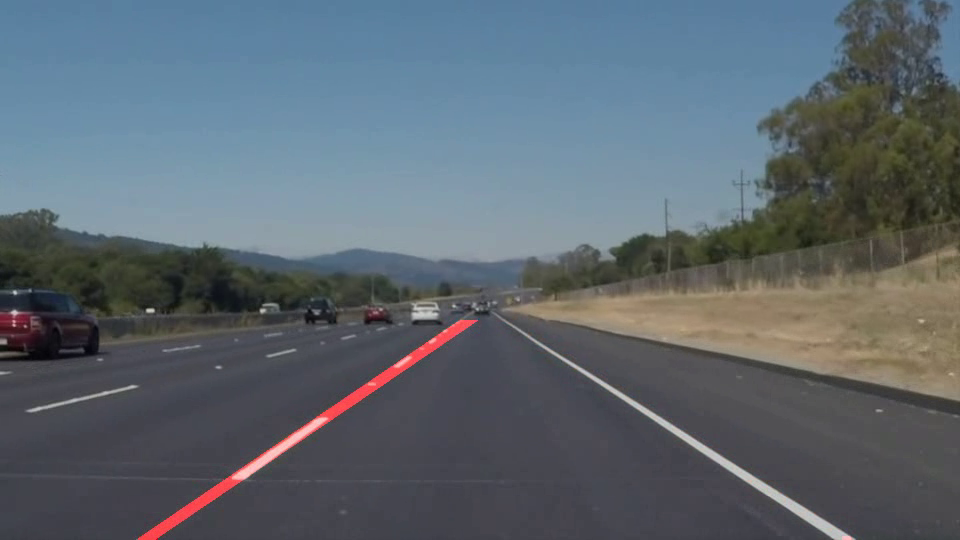
#> input picture frame 22 of output.avi, 960 x 540 px, given in place of test.mp4, which was not available
$ jupyter execute LaneDetection.ipynb   (shell and % lines are left out)
#> lines starting #> are read from the running program, lines starting #| are printed output that depends on the picture; after the words box and inside, x2 and y2 are one past the last pixel; in counts of white or black regions, pixels touching at a corner belong together; pictures that were not available may be replaced by others from this repository, and a replacement may not be noted
[cell 1]
import matplotlib.pyplot as plt
import matplotlib.image as mtimage

import numpy as np
import cv2

from collections import deque

print(np.__version__)

[cell 2]
class Line:
    def __init__(self,x1,y1,x2,y2):
        self.x1 = np.float32(x1)
        self.x2 = np.float32(x2)
        self.y1 = np.float32(y1)
        self.y2 = np.float32(y2)
        self.slope = self.compute_slope()
        self.intercept = self.compute_intercept()

    def get_coords(self):
        return [self.x1,self.y1,self.x2,self.y2]

    def compute_slope(self):
        return (self.y2-self.y1)/(self.x2-self.x1 + np.finfo(float).eps)

    def compute_intercept(self):
        return self.y1 - self.slope * self.x1

    def draw(self,image):
        color = (0,0,255)
        thickness = 10
        mod_value = 10**5
        cv2.line(image,(int(self.x1%mod_value), int(self.y1%mod_value)), (int(self.x2%mod_value), int(self.y2%mod_value)), color, thickness)

[cell 3]
def hough_transformation(image):
    # Define Parameter
    rho = 2
    theta = np.pi / 180
    threshold = 1
    min_line_len = 15
    max_line_gap = 5
    # Return list of lines detected
    return cv2.HoughLinesP(image,rho,theta,threshold,np.array([]),minLineLength=min_line_len,maxLineGap=max_line_gap)

# Calculate lanes from all possible candidates
def compute_lanes_from_candidates(candidates,shape):
    left_fit = []
    right_fit = []
    for line in candidates:
        # if the slope is negative the line is for left lane
        if line.slope < 0 :
            left_fit.append(line)
        # if the slope is positive the line is for right lane
        elif line.slope > 0 :
            right_fit.append(line)

    # Get the average value for Intercept and slope for left lane
    left_intercept = np.median([line.intercept for line in left_fit]).astype(int)
    left_slope = np.median([line.slope for line in left_fit ])
    # Calculate Left Coordinates from slope and intercept
    x1,y1 = 0, left_intercept
    x2,y2 = -np.int32(np.round(left_intercept/left_slope)),0
    left_lane = Line(x1,y1,x2,y2)

    # Get the average value for Intercept and slope for right lane
    right_intercept = np.median([line.intercept for line in right_fit]).astype(int)
    right_slope = np.median([line.slope for line in right_fit ])
    # Calculate Right Coordinates from slope and intercept
    x1,y1 = 0, right_intercept
    x2,y2 = np.int32(np.round((shape[0]-right_intercept)/right_slope)),shape[0]
    right_lane = Line(x1,y1,x2,y2)

    return left_lane,right_lane

# Calculate the average lane for left and right lane
def smoothen_the_lines(lane_lines):
    size = len(lane_lines)
    avg_left = np.zeros((size,4))
    avg_right = np.zeros((size,4))

    for index in range(size):
        avg_left[index] += lane_lines[index][0].get_coords()
        avg_right[index] += lane_lines[index][1].get_coords()

    avg_left_lane = Line(*np.mean(avg_left, axis=0))
    avg_right_lane = Line(*np.mean(avg_right, axis=0))

    return avg_left_lane, avg_right_lane

# Detect lanes in the image
def get_lanelines(frame,shape):

    frame = cv2.resize(frame,(shape[1],shape[0]))
    gray_image = cv2.cvtColor(frame,cv2.COLOR_RGB2GRAY)

    kernel_size = 17
    blue_image = cv2.GaussianBlur(gray_image,(kernel_size,kernel_size),0)

    low_threshold = 50
    high_threshold = 80
    canny_image = cv2.Canny(blue_image,low_threshold,high_threshold)

    detected_lines = hough_transformation(canny_image)
    detected_lines = [Line(line[0][0],line[0][1],line[0][2],line[0][3]) for line in detected_lines]

    candidate_lines = []
    for line in detected_lines:
        # Select the line which makes angle between 30 to 60 with x-axis
        if 0.5 <= np.abs(line.slope) <= 2.0:
            candidate_lines.append(line)
    lane_lines = compute_lanes_from_candidates(candidate_lines,shape)
    return lane_lines

# Region where the lane lines are present
def region_of_interest(image):

    mask = np.zeros_like(image)
    mask_color = (0,0,255)
    shape = image.shape
    vertices = np.array([[(100,shape[0]),(460,320),(540,320),(shape[1]-50,shape[0])]])
    cv2.fillPoly(mask,vertices,mask_color)
    masked_image = cv2.bitwise_and(image,mask)

    return masked_image


# Algorithm for Lane Detection in an image
def process_image(buffer,shape):

    # Get the Lane lines for frame buffer or Get the lane lines for current image and last nine images
    # which can then be used to find the average coordinates for drawing lane lines in the current image
    lane_lines = []
    for frame in buffer:
        inferred_lines = get_lanelines(frame,shape)
        lane_lines.append(inferred_lines)


    lane_lines = smoothen_the_lines(lane_lines)

    line_image  = np.zeros_like(buffer[0])

    for lane in lane_lines:
        lane.draw(line_image)

    masked_image = region_of_interest(line_image)

    combo_image = cv2.addWeighted(buffer[-1],0.8,masked_image,1,0)

    return combo_image

[cell 4]
capture = cv2.VideoCapture("test.mp4")
output_filename = "output.avi"
fourcc = cv2.VideoWriter_fourcc(*"XVID")
success,frame = capture.read()
#> frame is the input picture: shape (540, 960, 3); mean B, G, R 111.3, 103.1, 93.2
shape = frame.shape
#> shape = (540, 960, 3)
output_video = cv2.VideoWriter(output_filename,fourcc,20.0,(shape[1],shape[0]))

resize_h,resize_w = 540, 960

frame_buffer = deque(maxlen=5)

while capture.isOpened():
    success,frame = capture.read()
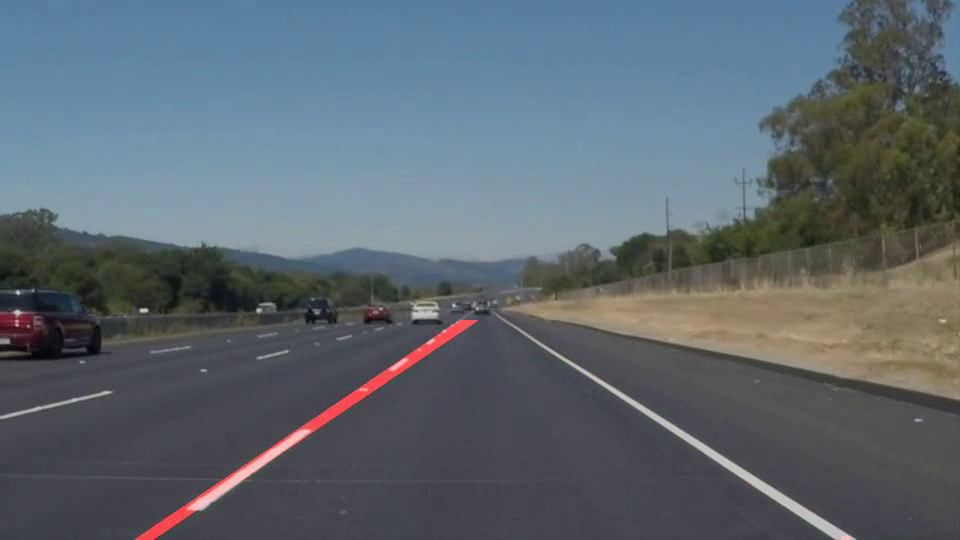
#> input picture frame 23 of output.avi, 960 x 540 px, given in place of test.mp4, which was not available
#> frame is the input picture: shape (540, 960, 3); mean B, G, R 111.1, 103.2, 93.1
    if not success:
        break
    frame = cv2.resize(frame,(resize_w,resize_h))
    shape = frame.shape
    frame_buffer.append(frame)
    new_frame = process_image(frame_buffer,shape)
#> the loop in process_image, `for frame in buffer:` made 1 pass
#> pass 1, in get_lanelines, `gray_image = cv2.cvtColor(frame,cv2.COLOR_RGB2GRAY)`:
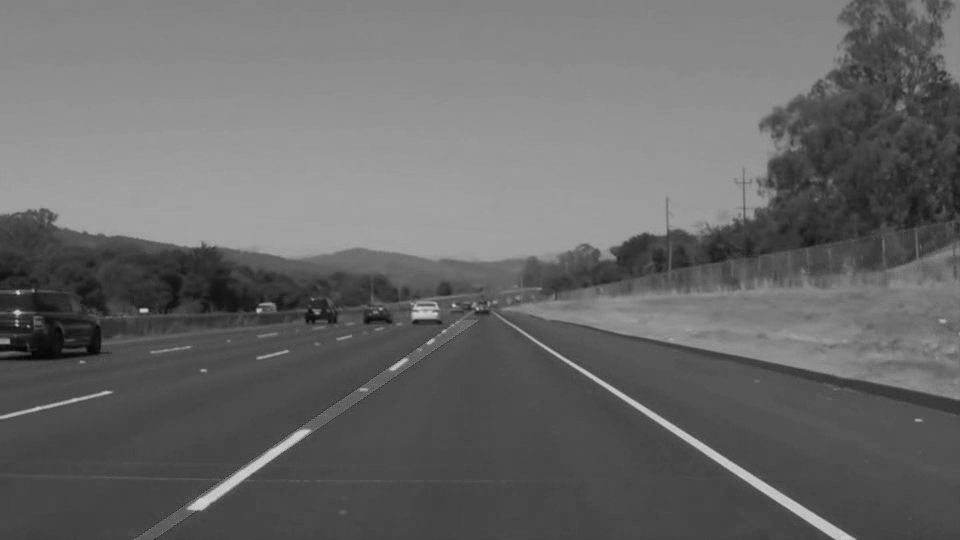
#> gray_image: shape (540, 960); min 1, max 214, mean 104.4
#> pass 1, in get_lanelines, `canny_image = cv2.Canny(blue_image,low_threshold,high_threshold)`:
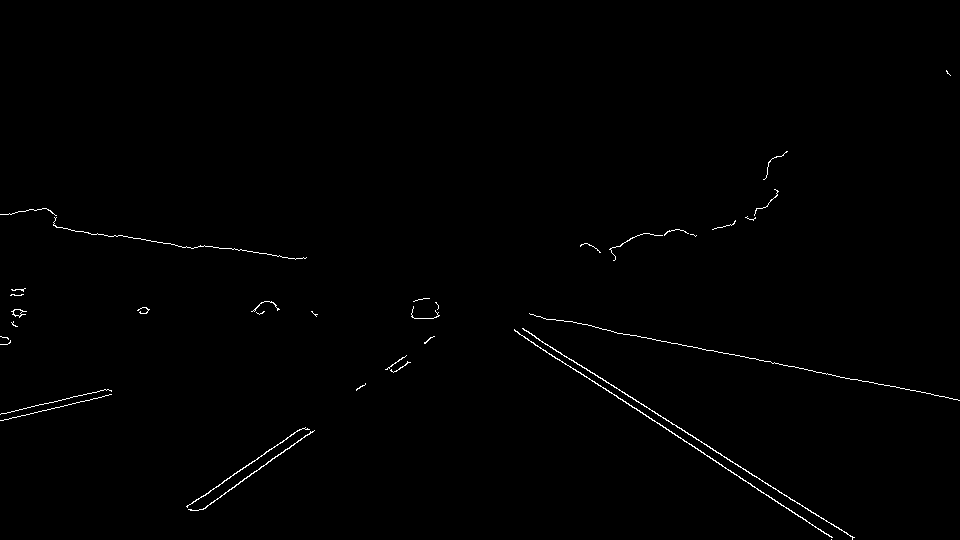
#> canny_image: shape (540, 960); 0.59% white in thin lines or dots, all inside (x1, y1, x2, y2) = (0, 70, 960, 540)
#> after the loop in process_image, `for frame in buffer:`: lane_lines = 1 item
#> in smoothen_the_lines, `size = len(lane_lines)`: size = 1
#> after the loop in smoothen_the_lines, `for index in range(size):`: avg_left = [[0, 639, 934, 0]]; avg_right = [[0, -11, 848, 540]]
#> the loop in process_image, `for lane in lane_lines:` made 2 passes
#> (color in draw, thickness in draw, mod_value in draw) on passes 1 to 2: ((0, 0, 255), 10, 100000), ((0, 0, 255), 10, 100000)
#> after the loop in process_image, `for lane in lane_lines:`:
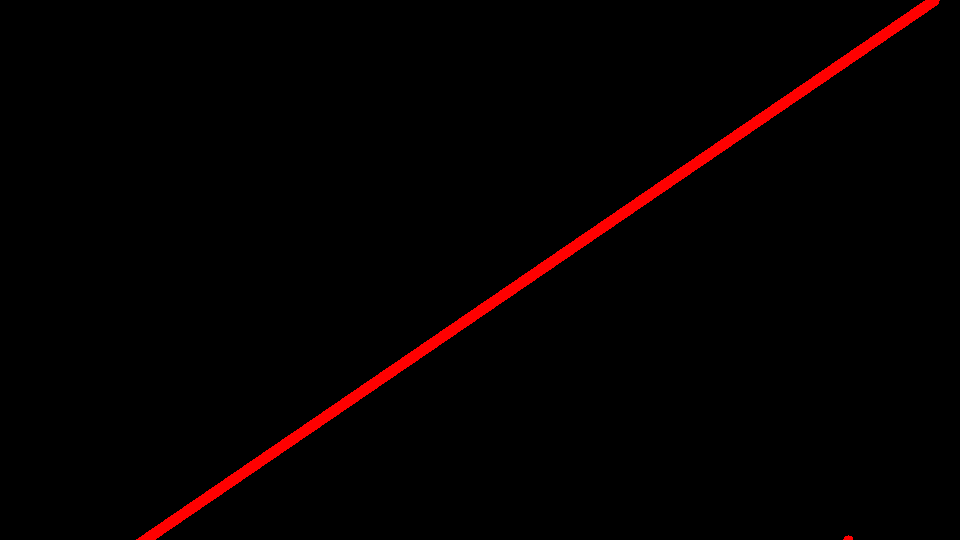
#> line_image: shape (540, 960, 3); mean of channels 0, 1, 2 0, 0, 5.2; drawn as B, G, R
#> in region_of_interest, `cv2.fillPoly(mask,vertices,mask_color)`:
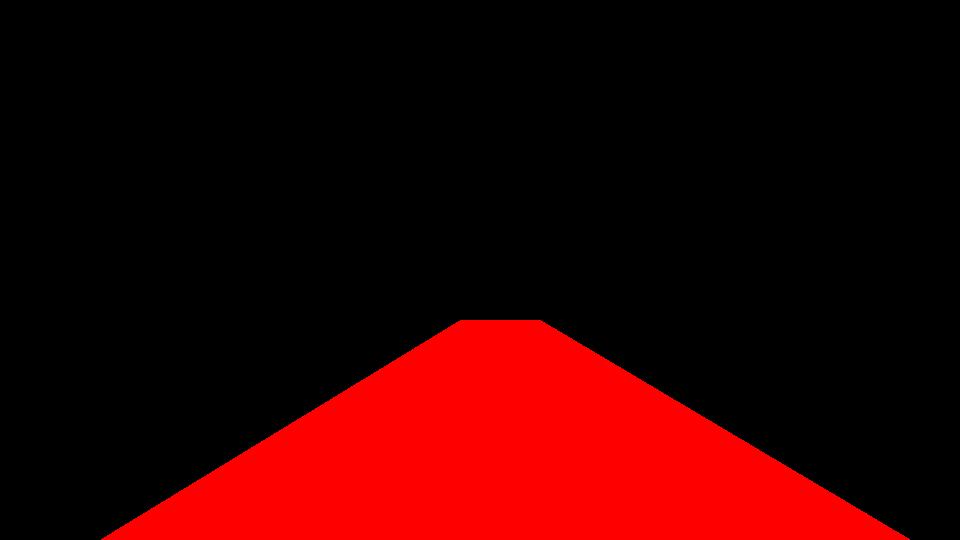
#> mask: shape (540, 960, 3); mean of channels 0, 1, 2 0, 0, 48.2; drawn as B, G, R
#> in process_image, `combo_image = cv2.addWeighted(buffer[-1],0.8,masked_image,1,0)`:
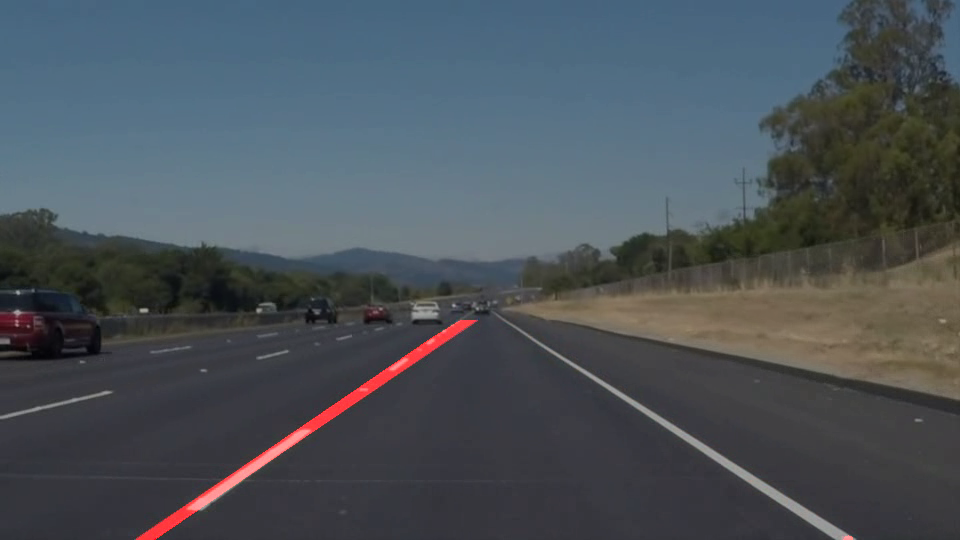
#> combo_image: shape (540, 960, 3); mean of channels 0, 1, 2 88.9, 82.6, 75; drawn as B, G, R
    output_video.write(new_frame)
    cv2.imshow("testvideo",new_frame)
    key = cv2.waitKey(1)
#> (key Esc is pressed here)
    if key == ord("s"):
        break

capture.release()
output_video.release()
cv2.destroyAllWindows()

$ run again, starting later in the video
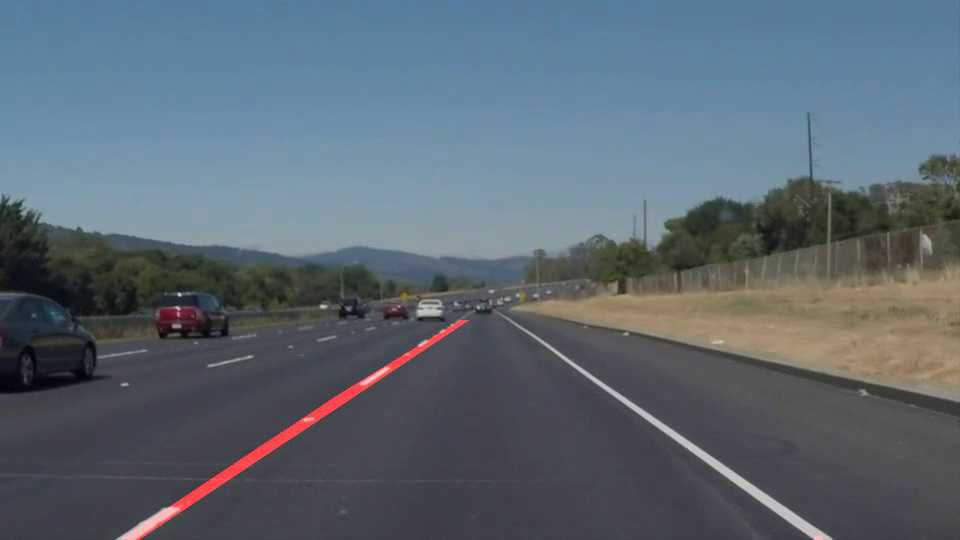
#> input picture frame 99 of output.avi, 960 x 540 px, given in place of test.mp4, which was not available
#> frame is the input picture: shape (540, 960, 3); mean B, G, R 114.5, 104.2, 92.1
#> the loop in process_image, `for frame in buffer:` made 1 pass
#> pass 1, in get_lanelines, `canny_image = cv2.Canny(blue_image,low_threshold,high_threshold)`:
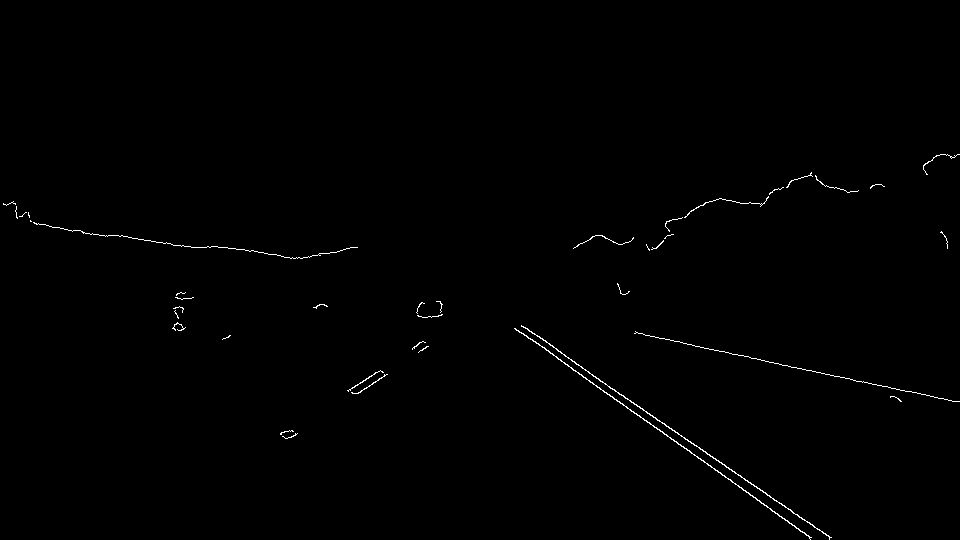
#> canny_image: shape (540, 960); 0.49% white in thin lines or dots, all inside (x1, y1, x2, y2) = (3, 154, 960, 540)
#> after the loop in process_image, `for frame in buffer:`: lane_lines = 1 item
#> size = 1
#> after the loop in smoothen_the_lines, `for index in range(size):`: avg_left = [[0, 606, 1010, 0]]; avg_right = [[0, -28, 828, 540]]
#> the loop in process_image, `for lane in lane_lines:` made 2 passes
#> (color in draw, thickness in draw, mod_value in draw) on passes 1 to 2: ((0, 0, 255), 10, 100000), ((0, 0, 255), 10, 100000)
#> in process_image, `combo_image = cv2.addWeighted(buffer[-1],0.8,masked_image,1,0)`:
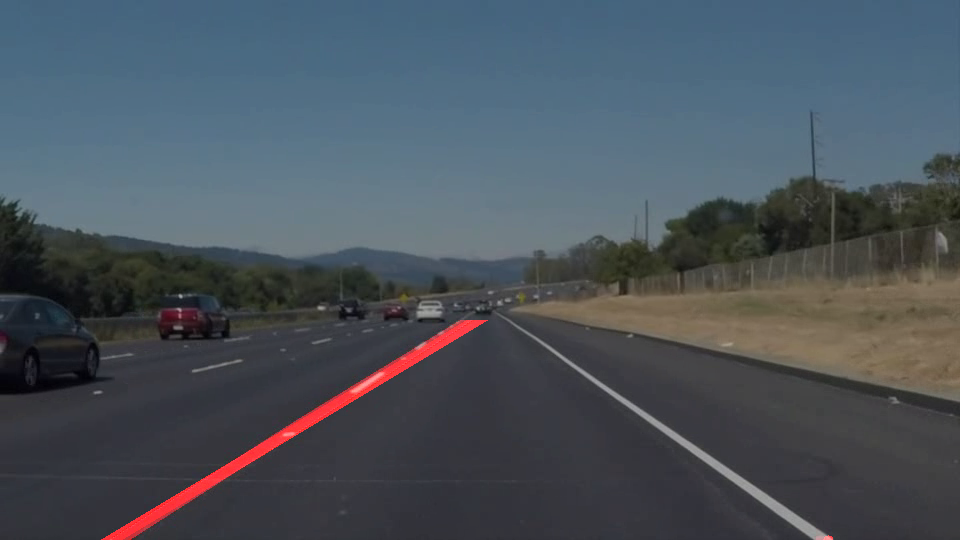
#> combo_image: shape (540, 960, 3); mean of channels 0, 1, 2 91.5, 83.2, 74.6; drawn as B, G, R

$ run again, starting later in the video
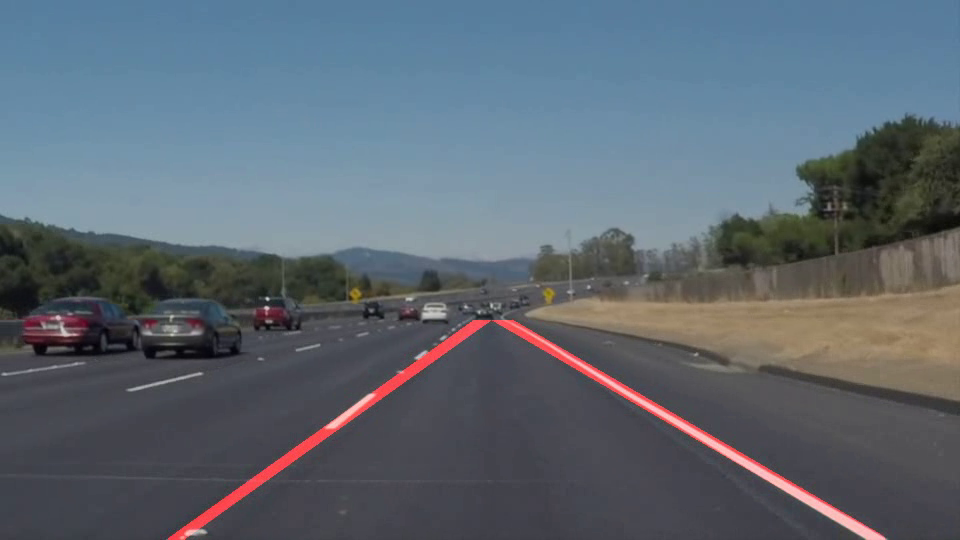
#> input picture frame 176 of output.avi, 960 x 540 px, given in place of test.mp4, which was not available
#> frame is the input picture: shape (540, 960, 3); mean B, G, R 113.7, 103.6, 93.5
#> the loop in process_image, `for frame in buffer:` made 1 pass
#> pass 1, in get_lanelines, `canny_image = cv2.Canny(blue_image,low_threshold,high_threshold)`:
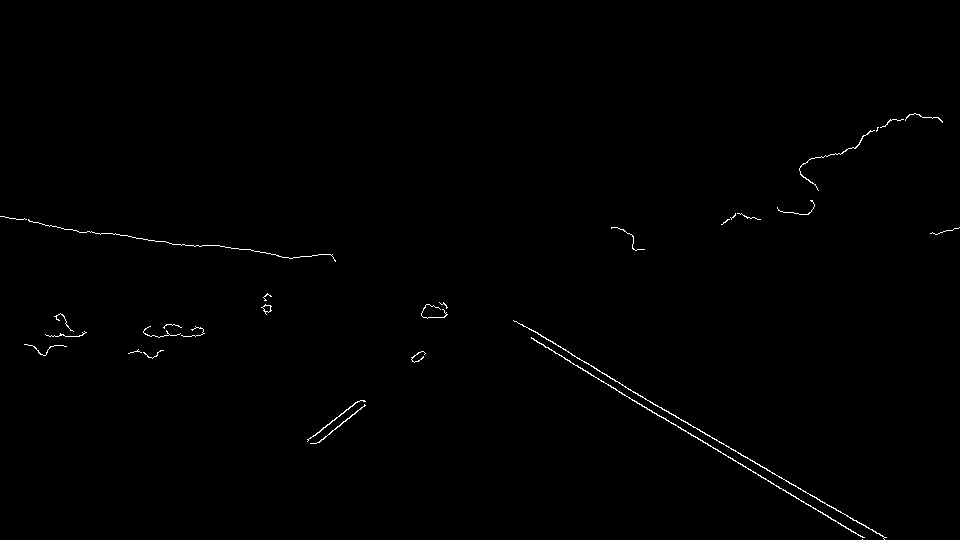
#> canny_image: shape (540, 960); 0.48% white in thin lines or dots, all inside (x1, y1, x2, y2) = (0, 113, 960, 540)
#> after the loop in process_image, `for frame in buffer:`: lane_lines = 1 item
#> size = 1
#> after the loop in smoothen_the_lines, `for index in range(size):`: avg_left = [[0, 709, 827, 0]]; avg_right = [[0, 15, 875, 540]]
#> the loop in process_image, `for lane in lane_lines:` made 2 passes
#> (color in draw, thickness in draw, mod_value in draw) on passes 1 to 2: ((0, 0, 255), 10, 100000), ((0, 0, 255), 10, 100000)
#> in process_image, `combo_image = cv2.addWeighted(buffer[-1],0.8,masked_image,1,0)`:
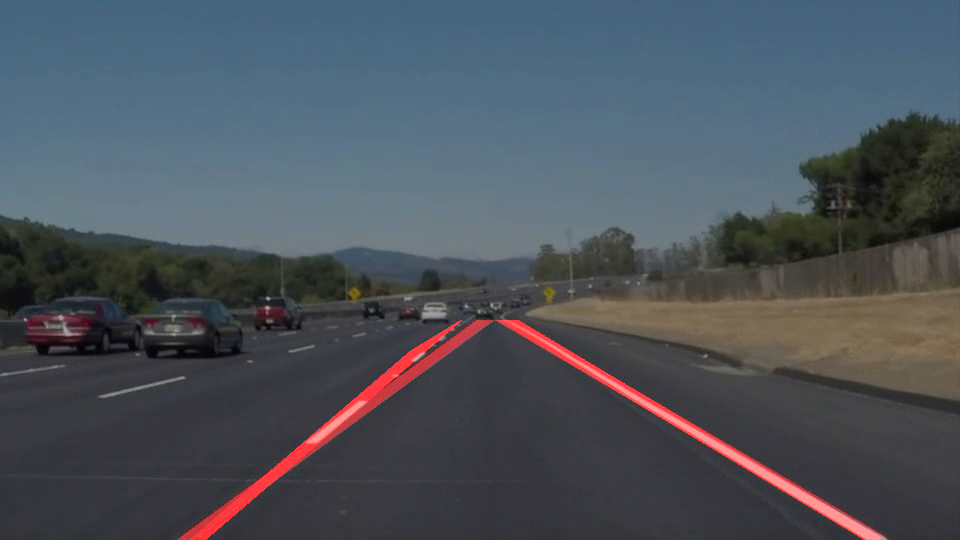
#> combo_image: shape (540, 960, 3); mean of channels 0, 1, 2 90.8, 82.9, 76.2; drawn as B, G, R
